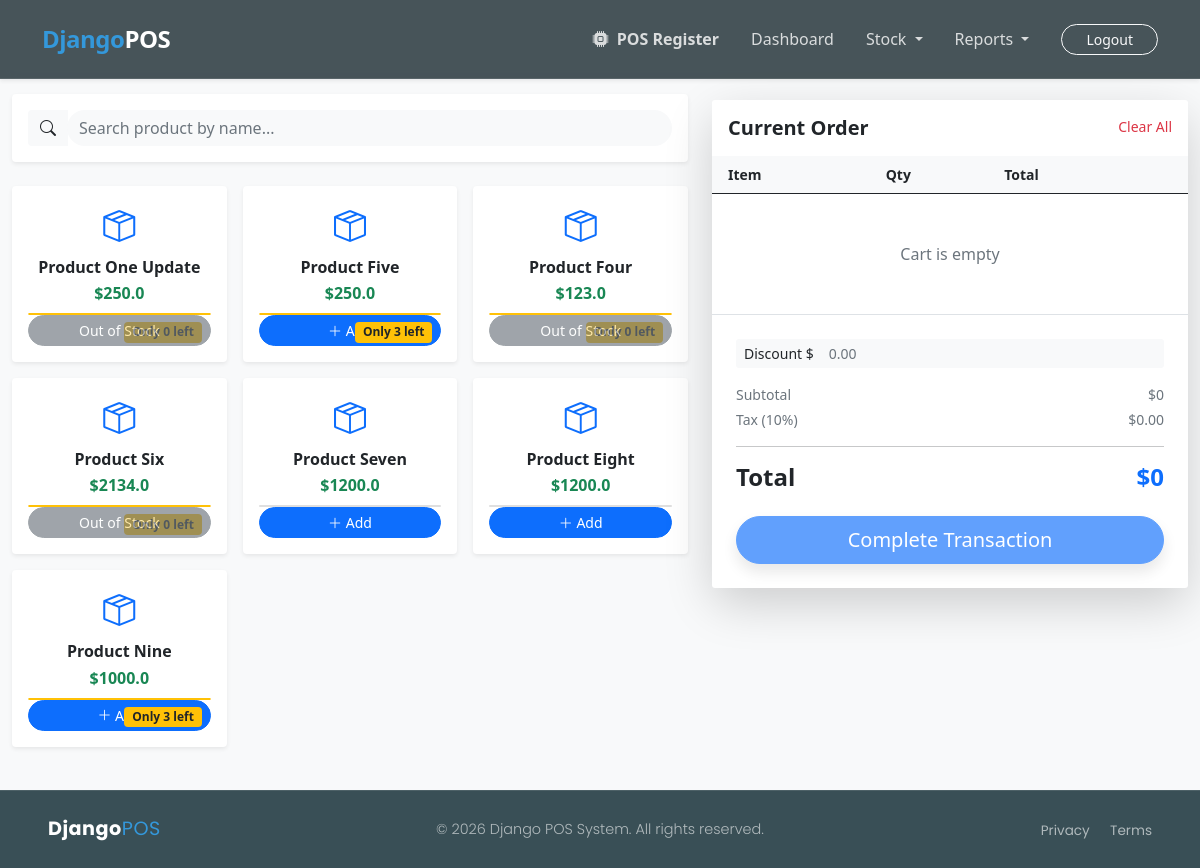
Page /pos/ (signed in) on the committed database.
### app_pos/models.py (models this page shows, shortened)
class Product(models.Model):
    product_title = models.CharField(max_length=200, null=False, blank=False)
    product_category = models.ForeignKey(Category, on_delete=models.CASCADE,
                                          null=False, blank=False)
    product_price = models.FloatField(null=False, blank=False)
    product_description = models.TextField(null=True, blank=True)
    product_quantity = models.IntegerField(null=False, blank=False, default=0)
    cost_price = models.FloatField(null=False, blank=False, default=0.0)
    is_active = models.BooleanField(default=True)
    created_at = models.DateTimeField(default=timezone.now())

### app_sales/views.py (the view, shortened to what this page needs)
# urls.py: path('pos/', views.pos_register, name="pos.register"),
@login_required(login_url='login')
def pos_register(request):
    cart = request.session.get('cart', {})
    cart_items = []
    total_bill = 0
    context = {
        'cart_items': cart_items,
        'total_bill': total_bill,
        'products': Product.objects.all() # To pick products from
    }
    return render(request, 'sales/pos_register.html', context)

### app_sales/templates/sales/pos_register.html (shortened to what this page needs)
{% extends 'base.html' %}
{% block body_content %}
<div class="container-fluid py-4" style="background-color: #f8f9fa; min-height: 90vh;">
    <div class="row">
        <div class="col-lg-7">
            <div class="card border-0 shadow-sm p-3 mb-4">
                <div class="input-group">
                    <span class="input-group-text bg-light border-0"><i class="bi bi-search"></i></span>
                    <input type="text" id="productSearch" class="form-control rounded-pill border-0 bg-light"
                        placeholder="Search product by name..." onkeyup="filterProducts()">
                </div>
            </div>
            <div class="row g-3" id="productGrid">
                {% for item in products %}
                <div class="col-md-4 product-item" data-title="{{ item.product_title }}">
                    <div class="card border-0 shadow-sm h-100 text-center p-3 product-select-card">
                        <div class="mb-2"><i class="bi bi-box-seam fs-2 text-primary"></i></div>
                        <h6 class="fw-bold mb-1">{{ item.product_title }}</h6>
                        <p class="text-success fw-bold mb-2">${{ item.product_price }}</p>
                        <div class="card {% if item.product_quantity < 5 %}border-warning{% endif %}">
                            {% if item.product_quantity < 5 %}
                                <span class="badge bg-warning text-dark position-absolute top-0 end-0 m-2">
                                    Only {{ item.product_quantity }} left
                                </span>
                            {% endif %}
                        </div>
                        {% if item.product_quantity > 0 %}
                            <a href="{% url 'add_to_cart' item.id %}" class="btn btn-primary btn-sm rounded-pill">
                                <i class="bi bi-plus-lg"></i> Add
                            </a>
                        {% else %}
                            <button class="btn btn-secondary btn-sm rounded-pill" disabled>Out of Stock</button>
                        {% endif %}
                    </div>
                </div>
                {% endfor %}
            </div>
        </div>
        <div class="col-lg-5">
            <div class="card border-0 shadow-lg sticky-top" style="top: 100px; border-radius: 20px;">
                <div class="card-header bg-white border-0 py-3 d-flex justify-content-between">
                    <h5 class="fw-bold mb-0">Current Order</h5>
                    <a href="{% url 'clear_cart' %}" class="text-danger small text-decoration-none">Clear All</a>
                </div>
                <div class="card-body p-0" style="max-height: 400px; overflow-y: auto;">
                    <table class="table align-middle mb-0">
                        <thead class="bg-light small">
                            <tr>
                                <th class="ps-3">Item</th>
                                <th>Qty</th>
                                <th>Total</th>
                                <th></th>
                            </tr>
                        </thead>
                        <tbody>
                            {% for item in cart_items %}
                            <tr>
                                <td class="ps-3">
                                    <span class="d-block fw-bold">{{ item.product.product_title }}</span>
                                    <small class="text-muted">${{ item.product.product_price }}</small>
                                </td>
                                <td><span class="badge bg-secondary rounded-pill">{{ item.quantity }}</span></td>
                                <td class="fw-bold">${{ item.subtotal }}</td>
                                <td>
                                    <a href="{% url 'remove_from_cart' item.product.id %}" class="text-danger">
                                        <i class="bi bi-x-circle cursor-pointer"></i>
                                    </a>
                                </td>
                            </tr>
                            {% empty %}
                            <tr>
                                <td colspan="4" class="text-center py-5 text-muted">Cart is empty</td>
                            </tr>
                            {% endfor %}
                        </tbody>
                    </table>
                </div>
                <div class="card-footer bg-white border-0 p-4">
                    <form action="{% url 'pos.checkout' %}" method="POST">
                        <div class="input-group input-group-sm mb-3">
                            <span class="input-group-text bg-light border-0">Discount $</span>
                            <input type="number" name="discount_input" step="0.01" class="form-control bg-light border-0" placeholder="0.00">
                        </div>
                        <div class="d-flex justify-content-between small text-muted mb-1">
                            <span>Subtotal</span>
                            <span>${{ total_bill }}</span>
                        </div>
                        <div class="d-flex justify-content-between small text-muted mb-2">
                            <span>Tax (10%)</span>
                            <span id="tax-display">$0.00</span> </div>
                        <hr>
                        <div class="d-flex justify-content-between mb-3">
                            <h4 class="fw-bold">Total</h4>
                            <h4 class="fw-bold text-primary">${{ total_bill }}</h4>
                            </div>
                        <button type="submit" class="btn btn-primary btn-lg w-100 rounded-pill shadow" {% if not cart_items %}disabled{% endif %}>
                            Complete Transaction
                        </button>
                    </form>
                </div>
            </div>
        </div>
    </div>
</div>
{% endblock %}

### static/css/root.css (style rules this page uses)
* { margin: 0; padding: 0; box-sizing: border-box; }
:root { --primary-color-light: #91ADB6; --primary-color-mid: #628693; --primary-color-dark: #394F56; --secondary-color-dark: #080B0C; --secondary-color-light: #D9E2E4; --primary-font: 'Poppins'; --primary-background-color: #f4f4f4; --secondary-background-color: #d3d3d3; }
body { display: flex; flex-direction: column; min-height: 100vh; padding-top: 70px; }
html, body { height: 100%; margin: 0; }

### rows in the picture
Product: product_title "Product One Update", product_price "250.0", product_quantity "0", shows "Out of Stock"
Product: product_title "Product Five", product_price "250.0", product_quantity "3", shows "Add"
Product: product_title "Product Four", product_price "123.0", product_quantity "0", shows "Out of Stock"
Product: product_title "Product Six", product_price "2134.0", product_quantity "0", shows "Out of Stock"
Product: product_title "Product Seven", product_price "1200.0", product_quantity "Add"
Product: product_title "Product Eight", product_price "1200.0", product_quantity "Add"
Product: product_title "Product Nine", product_price "1000.0", product_quantity "3", shows "Add"

### other values in the picture
{{ total_bill }} "0"
